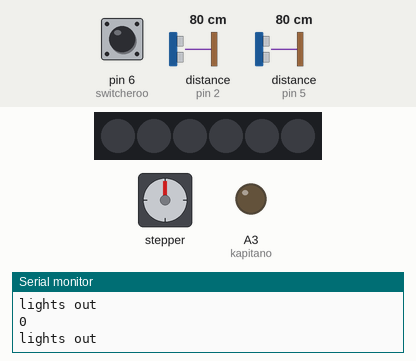
A sketch run on a simulated Arduino Uno, built with avr-gcc and run on an emulated ATmega328P. On the bench: 6 RGB LEDs in strip order, left to right, stepper motor, output pins drawn as LEDs (lit = HIGH), the last lines printed to the serial monitor. The test bench sets the inputs (shaded band); at power-on: pin 6 (switcheroo) LOW, distance to the obstacle (sensors on pin 2, pin 5) 80 cm. The echo pulse lasts 58.3 µs per cm; dim RGB values are drawn brighter than linear; stepper angles assume 2038 steps per turn; pins used as bus, display or sensor lines are not drawn.

Above: at 4.2 s.
4.3 s: pin 6 (switcheroo) pulled HIGH for 0.15 s
At 4.77 s:
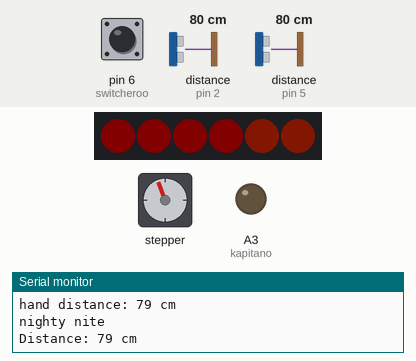
7.3 s: distance to the obstacle (sensor on pin 2) set to 299 cm
10.3 s: distance to the obstacle (sensor on pin 5) set to 55 cm
13.3 s: distance to the obstacle (sensor on pin 5) set to 46 cm
At 15.4 s:
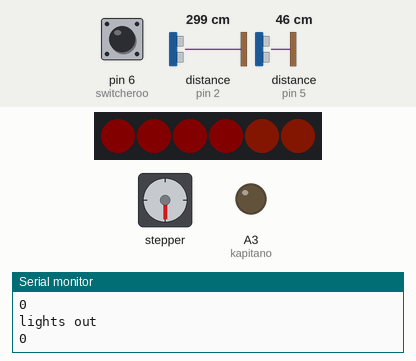
16.3 s: pin 6 (switcheroo) pulled HIGH for 3.2 s
At 20.0 s:
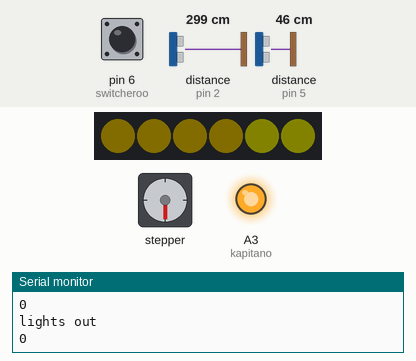
21.0 s: pin 6 (switcheroo) driven HIGH
At 24.39 s:
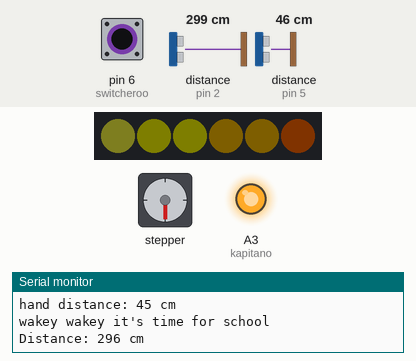
Timing chart, 0 to 25.0 s (numbered marks = the images above; inputs shaded):
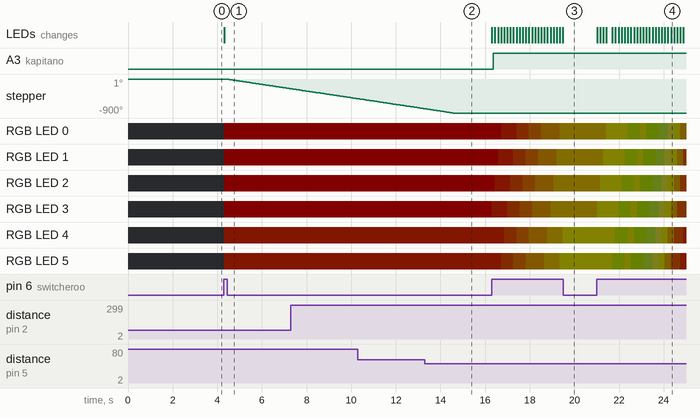

Measured:
- the behaviour switches between 52 and 51 cm on distance to the obstacle (sensor on pin 5) (found by bisection; images 1 and 2)
- after the input at 4.3 s, stepper: keeps turning counter-clockwise at about 90°/s, starting after 0.12 s; RGB LED 0–3: off → RGB(6, 0, 0) at once; RGB LED 4, RGB LED 5: off → RGB(6, 1, 0) at once; the LEDs: change at once (image 1)
- after the input at 13.3 s, stepper: goes on until 14.6 s, then stays -900°
- after the input at 16.3 s, A3 (kapitano): LOW → HIGH after 0.06 s; RGB LED 0: RGB(6, 0, 0) → RGB(6, 1, 0) after 0.42 s, → RGB(6, 2, 0) 0.69 s later, → RGB(6, 3, 0) 0.55 s later, → RGB(6, 4, 0) 0.55 s later, … (5 changes in this stretch)

The sketch:

MEH_nano3_BLINDMOTORandULTRASONIC.ino
```cpp
#define kapitani 12
#define kapitano A3
#define switcheroo 6
#include <Stepper.h> // Include the header file


//ULTRASONIC VARIABLES~~~~~~~~~~~~~~~~
#define echoPin 2 // attach pin D2 Arduino to pin Echo of HC-SR04
#define trigPin 3 //attach pin D3 Arduino to pin Trig of HC-SR04

#define echoH 5 // attach pin D2 Arduino to pin Echo of HC-SR04
#define trigH 4 //attach pin D3 Arduino to pin Trig of HC-SR04

long duration; // variable for the duration of sound wave travel
int distance; // variable for the distance measurement
//ULTRASONIC VARIABLES ENDDDD~~~~~~~~~~~~~~~~

//HAND LIGHTS~~~~~
#include <FastLED.h>

#define LED_PIN     7
#define NUM_LEDS    6
#define BRIGHTNESS  40
#define LED_TYPE    WS2811
#define COLOR_ORDER GRB
CRGB leds[NUM_LEDS];

#define UPDATES_PER_SECOND 100
CRGBPalette16 currentPalette;
TBlendType    currentBlending;
int counter =0;
int paletteCounter = 0;
//HAND LIGHTS END~~~~~

#define STEPS 2038  //number of steps on motor

// create an instance of the stepper class using the steps and pins
Stepper stepper(STEPS, 8, 10, 9, 11);

int val = 0;

void setup() {
  Serial.begin(9600);
  pinMode(switcheroo, INPUT);
  pinMode(kapitani, INPUT);
  pinMode(kapitano, OUTPUT);
  pinMode(trigPin, OUTPUT); // Sets the trigPin as an OUTPUT
  pinMode(echoPin, INPUT); // Sets the echoPin as an INPUT
  pinMode(trigH, OUTPUT); // Sets the trigPin as an OUTPUT
  pinMode(echoH, INPUT); // Sets the echoPin as an INPUT
  stepper.setSpeed(15);

  delay( 3000 ); // power-up safety delay
  FastLED.addLeds<LED_TYPE, LED_PIN, COLOR_ORDER>(leds, NUM_LEDS).setCorrection( TypicalLEDStrip );
  FastLED.setBrightness(  BRIGHTNESS );
  currentPalette = RainbowColors_p;
  currentBlending = LINEARBLEND;


}

//LOOOOOOOOOOOOOOPPPPPPPPP
void loop() {
Serial.println(digitalRead(switcheroo));
if (digitalRead(switcheroo) == HIGH)//start button triggered
{
  SetupSynthwavePalette();
  static uint8_t startIndex = 0;
  startIndex = startIndex + 1; /* motion speed */
  FillLEDsFromPaletteColors( startIndex);
  FastLED.show();
  FastLED.delay(1);

int hand = handtrig();
Serial.print("RESTART - current distance: ");
Serial.print(hand);
Serial.println("cm");

if (hand<50)
  {
  analogWrite(kapitano, 200);
  if(handtrig()<50)
    {

      blindsopen();
    }

  }
else
{
   analogWrite(kapitano, 24);
      while(handtrig()>50)
    {
      blindsclose();
    }
}

}
else
{
  Serial.println("lights out");
}

}


//FUNCTIONS~~~~~~~~~~~~~~~~~~~~~~~~~~~~~~~~~~~~~~~~~~~~~~~~~~~~~~~~~~~~~~~~~~~~~~~~~~
int distcalc()
{
  // Clears the trigPin condition
  digitalWrite(trigPin, LOW);
  delayMicroseconds(2);
  // Sets the trigPin HIGH (ACTIVE) for 10 microseconds
  digitalWrite(trigPin, HIGH);
  delayMicroseconds(10);
  digitalWrite(trigPin, LOW);
  // Reads the echoPin, returns the sound wave travel time in microseconds
  duration = pulseIn(echoPin, HIGH);

  // Calculating the distance
  distance = duration * 0.034 / 2; // Speed of sound wave divided by 2 (go and back)

  // Displays the distance on the Serial Monitor for troubleshooting
  Serial.print("Distance: ");
  Serial.print(distance);
  Serial.println(" cm");
  return distance;

}

int handtrig()
{
// Clears the trigPin condition
  digitalWrite(trigH, LOW);
  delayMicroseconds(2);

  // Sets the trigPin HIGH (ACTIVE) for 10 microseconds
  digitalWrite(trigH, HIGH);
  delayMicroseconds(10);
  digitalWrite(trigH, LOW);

  // Reads the echoPin, returns the sound wave travel time in microseconds
  duration = pulseIn(echoH, HIGH);

  // Calculating the distance
  distance = duration * 0.034 / 2; // Speed of sound wave divided by 2 (go and back)

  // Displays the distance on the Serial Monitor for troubleshooting
  Serial.print("hand distance: ");
  Serial.print(distance);
  Serial.println(" cm");
  return distance;
}

void blindsopen()
{
  Serial.println("wakey wakey it's time for school");
  if (distcalc()<=15)
  {
  stepper.step(2038*0.5); //get motor to run '' no. of steps
  }
}

void blindsclose()
{
  Serial.println("nighty nite");
  if (distcalc()>=9)
  {
  stepper.step(-2038*0.5); //get motor to run '' no. of steps
  }
}

void FillLEDsFromPaletteColors( uint8_t colorIndex)
{
    uint8_t brightness = 40;

    for( int i = 0; i <=NUM_LEDS-1; i++) {
        leds[i] = ColorFromPalette( currentPalette, colorIndex, brightness, currentBlending);

        colorIndex += 1;
    }
}

void SetupSynthwavePalette()
{
    CRGB red  = CRGB::Red ;
    CRGB orange = CRGB::DarkOrange;
    CRGB yellow  = CRGB::Yellow;
    CRGB yellowgreen  = CRGB::YellowGreen ;

    currentPalette = CRGBPalette16(
                                   red,  orange,  yellow,  yellowgreen,
                                   red,  orange,  yellow,  yellowgreen,
                                   red,  orange,  yellow,  yellowgreen,
                                   red,  orange,  yellow,  yellowgreen);
}

void SetupHandPalette()
{
    CRGB lightyellow  = CRGB::LightYellow ;
    CRGB orange = CRGB::DarkOrange;
    CRGB yellow  = CRGB::Yellow;
    CRGB yellowgreen  = CRGB::PaleGoldenrod ;

    currentPalette = CRGBPalette16(
                                   lightyellow,  orange,  yellow,  yellowgreen,
                                   lightyellow,  orange,  yellow,  yellowgreen,
                                   lightyellow,  orange,  yellow,  yellowgreen,
                                   lightyellow,  orange,  yellow,  yellowgreen);
}
```
